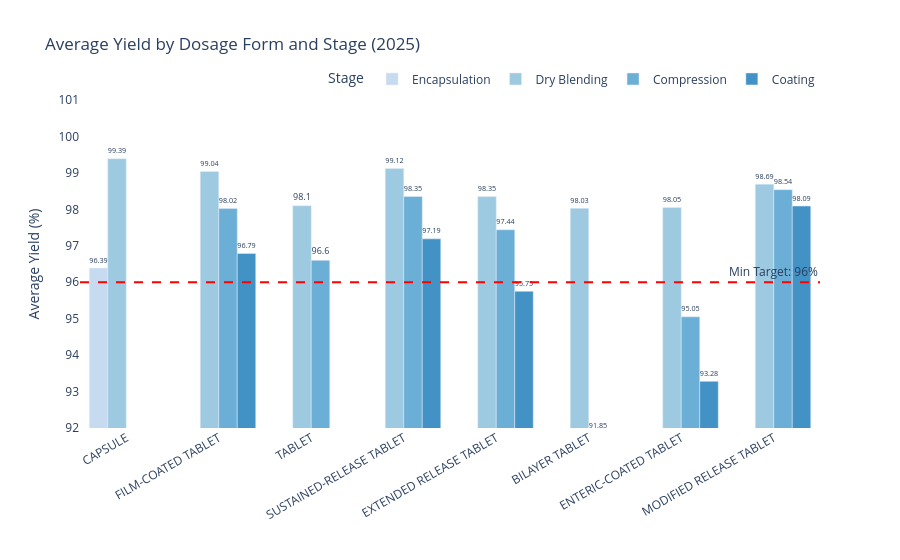

Write notebook code for a chart like this one.
### Code cell
stage_labels = {
    'dry_blending': 'Dry Blending',
    'compression': 'Compression',
    'coating': 'Coating',
    'encapsulation': 'Encapsulation'
}

df_avg_yield_dosage_stage['stage_label'] = df_avg_yield_dosage_stage['stage'].map(stage_labels)

fig = px.bar(
    df_avg_yield_dosage_stage,
    x='dosage_form',
    y='avg_yield_pct',
    color='stage_label',
    barmode='group',
    title='Average Yield by Dosage Form and Stage (2025)',
    labels={
        'avg_yield_pct': 'Average Yield (%)',
        'dosage_form': '',
        'stage_label': 'Stage'
    },
    text='avg_yield_pct',
    color_discrete_sequence=px.colors.sequential.Blues[2:]
)

fig.add_hline(
    y=96,
    line_dash='dash',
    line_color='red',
    annotation_text='Min Target: 96%',
    annotation_position='top right'
)

fig.update_traces(textposition='outside', textfont_size=9)
fig.update_layout(
    plot_bgcolor='white',
    xaxis=dict(showgrid=False, tickangle=-30),
    yaxis=dict(showgrid=False, title='Average Yield (%)', range=[92, 101]),
    legend=dict(orientation='h', yanchor='bottom', y=1.02, xanchor='right', x=1)
)
fig.show()

### Figure 1 — Plotly figure (JSON) as saved in the notebook; plotly's stock layout.template omitted (floating-point values rounded to 4 significant figures)
{"data": [{"alignmentgroup": "True", "hovertemplate": "Stage=Encapsulation<br>=%{x}<br>Average Yield (%)=%{text}<extra></extra>", "legendgroup": "Encapsulation", "marker": {"color": "rgb(198,219,239)", "pattern": {"shape": ""}}, "name": "Encapsulation", "offsetgroup": "Encapsulation", "orientation": "v", "showlegend": true, "text": [96.39], "textfont": {"size": 9}, "textposition": "outside", "type": "bar", "x": ["CAPSULE"], "xaxis": "x", "y": [96.39], "yaxis": "y"}, {"alignmentgroup": "True", "hovertemplate": "Stage=Dry Blending<br>=%{x}<br>Average Yield (%)=%{text}<extra></extra>", "legendgroup": "Dry Blending", "marker": {"color": "rgb(158,202,225)", "pattern": {"shape": ""}}, "name": "Dry Blending", "offsetgroup": "Dry Blending", "orientation": "v", "showlegend": true, "text": [99.39, 99.04, 98.1, 99.12, 98.35, 98.03, 98.05, 98.69], "textfont": {"size": 9}, "textposition": "outside", "type": "bar", "x": ["CAPSULE", "FILM-COATED TABLET", "TABLET", "SUSTAINED-RELEASE TABLET", "EXTENDED RELEASE TABLET", "BILAYER TABLET", "ENTERIC-COATED TABLET", "MODIFIED RELEASE TABLET"], "xaxis": "x", "y": [99.39, 99.04, 98.1, 99.12, 98.35, 98.03, 98.05, 98.69], "yaxis": "y"}, {"alignmentgroup": "True", "hovertemplate": "Stage=Compression<br>=%{x}<br>Average Yield (%)=%{text}<extra></extra>", "legendgroup": "Compression", "marker": {"color": "rgb(107,174,214)", "pattern": {"shape": ""}}, "name": "Compression", "offsetgroup": "Compression", "orientation": "v", "showlegend": true, "text": [98.02, 96.6, 98.35, 97.44, 91.85, 95.05, 98.54], "textfont": {"size": 9}, "textposition": "outside", "type": "bar", "x": ["FILM-COATED TABLET", "TABLET", "SUSTAINED-RELEASE TABLET", "EXTENDED RELEASE TABLET", "BILAYER TABLET", "ENTERIC-COATED TABLET", "MODIFIED RELEASE TABLET"], "xaxis": "x", "y": [98.02, 96.6, 98.35, 97.44, 91.85, 95.05, 98.54], "yaxis": "y"}, {"alignmentgroup": "True", "hovertemplate": "Stage=Coating<br>=%{x}<br>Average Yield (%)=%{text}<extra></extra>", "legendgroup": "Coating", "marker": {"color": "rgb(66,146,198)", "pattern": {"shape": ""}}, "name": "Coating", "offsetgroup": "Coating", "orientation": "v", "showlegend": true, "text": [96.79, 97.19, 95.75, 93.28, 98.09], "textfont": {"size": 9}, "textposition": "outside", "type": "bar", "x": ["FILM-COATED TABLET", "SUSTAINED-RELEASE TABLET", "EXTENDED RELEASE TABLET", "ENTERIC-COATED TABLET", "MODIFIED RELEASE TABLET"], "xaxis": "x", "y": [96.79, 97.19, 95.75, 93.28, 98.09], "yaxis": "y"}], "layout": {"annotations": [{"showarrow": false, "text": "Min Target: 96%", "x": 1, "xanchor": "right", "xref": "x domain", "y": 96, "yanchor": "bottom", "yref": "y"}], "barmode": "group", "legend": {"orientation": "h", "title": {"text": "Stage"}, "tracegroupgap": 0, "x": 1, "xanchor": "right", "y": 1.02, "yanchor": "bottom"}, "plot_bgcolor": "white", "shapes": [{"line": {"color": "red", "dash": "dash"}, "type": "line", "x0": 0, "x1": 1, "xref": "x domain", "y0": 96, "y1": 96, "yref": "y"}], "title": {"text": "Average Yield by Dosage Form and Stage (2025)"}, "xaxis": {"anchor": "y", "domain": [0, 1], "showgrid": false, "tickangle": -30, "title": {"text": ""}}, "yaxis": {"anchor": "x", "domain": [0, 1], "range": [92, 101], "showgrid": false, "title": {"text": "Average Yield (%)"}}}}
